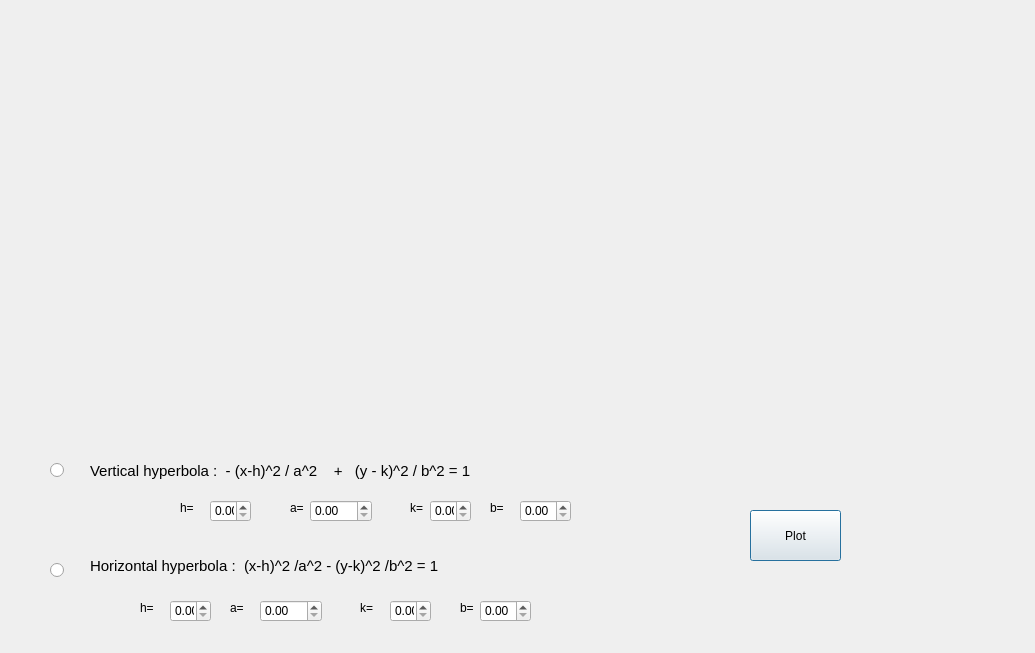
<?xml version="1.0" encoding="UTF-8"?>
<ui version="4.0">
 <class>hyperbola</class>
 <widget class="QDialog" name="hyperbola">
  <property name="geometry">
   <rect>
    <x>0</x>
    <y>0</y>
    <width>1035</width>
    <height>653</height>
   </rect>
  </property>
  <property name="windowTitle">
   <string>Dialog</string>
  </property>
  <widget class="QCustomPlot" name="plot" native="true">
   <property name="geometry">
    <rect>
     <x>100</x>
     <y>20</y>
     <width>781</width>
     <height>401</height>
    </rect>
   </property>
  </widget>
  <widget class="QPushButton" name="pushButton">
   <property name="geometry">
    <rect>
     <x>750</x>
     <y>510</y>
     <width>91</width>
     <height>51</height>
    </rect>
   </property>
   <property name="text">
    <string>Plot</string>
   </property>
  </widget>
  <widget class="QDoubleSpinBox" name="c_1">
   <property name="geometry">
    <rect>
     <x>210</x>
     <y>500</y>
     <width>41</width>
     <height>22</height>
    </rect>
   </property>
  </widget>
  <widget class="QDoubleSpinBox" name="a_1">
   <property name="geometry">
    <rect>
     <x>310</x>
     <y>500</y>
     <width>62</width>
     <height>22</height>
    </rect>
   </property>
  </widget>
  <widget class="QDoubleSpinBox" name="c_2">
   <property name="geometry">
    <rect>
     <x>430</x>
     <y>500</y>
     <width>41</width>
     <height>22</height>
    </rect>
   </property>
  </widget>
  <widget class="QDoubleSpinBox" name="b_1">
   <property name="geometry">
    <rect>
     <x>520</x>
     <y>500</y>
     <width>51</width>
     <height>22</height>
    </rect>
   </property>
  </widget>
  <widget class="QLabel" name="label_2">
   <property name="geometry">
    <rect>
     <x>90</x>
     <y>460</y>
     <width>561</width>
     <height>21</height>
    </rect>
   </property>
   <property name="font">
    <font>
     <pointsize>11</pointsize>
    </font>
   </property>
   <property name="text">
    <string>Vertical hyperbola :  - (x-h)^2 / a^2    +   (y - k)^2 / b^2 = 1</string>
   </property>
  </widget>
  <widget class="QLabel" name="label_3">
   <property name="geometry">
    <rect>
     <x>90</x>
     <y>550</y>
     <width>501</width>
     <height>31</height>
    </rect>
   </property>
   <property name="font">
    <font>
     <pointsize>11</pointsize>
    </font>
   </property>
   <property name="text">
    <string>Horizontal hyperbola :  (x-h)^2 /a^2 - (y-k)^2 /b^2 = 1</string>
   </property>
  </widget>
  <widget class="QDoubleSpinBox" name="a_2">
   <property name="geometry">
    <rect>
     <x>260</x>
     <y>600</y>
     <width>62</width>
     <height>22</height>
    </rect>
   </property>
  </widget>
  <widget class="QDoubleSpinBox" name="c_3">
   <property name="geometry">
    <rect>
     <x>170</x>
     <y>600</y>
     <width>41</width>
     <height>22</height>
    </rect>
   </property>
  </widget>
  <widget class="QDoubleSpinBox" name="c_4">
   <property name="geometry">
    <rect>
     <x>390</x>
     <y>600</y>
     <width>41</width>
     <height>22</height>
    </rect>
   </property>
  </widget>
  <widget class="QRadioButton" name="radioButton">
   <property name="geometry">
    <rect>
     <x>50</x>
     <y>460</y>
     <width>95</width>
     <height>20</height>
    </rect>
   </property>
   <property name="text">
    <string/>
   </property>
  </widget>
  <widget class="QRadioButton" name="radioButton_2">
   <property name="geometry">
    <rect>
     <x>50</x>
     <y>560</y>
     <width>95</width>
     <height>20</height>
    </rect>
   </property>
   <property name="text">
    <string/>
   </property>
  </widget>
  <widget class="QDoubleSpinBox" name="b_2">
   <property name="geometry">
    <rect>
     <x>480</x>
     <y>600</y>
     <width>51</width>
     <height>22</height>
    </rect>
   </property>
  </widget>
  <widget class="QLabel" name="label">
   <property name="geometry">
    <rect>
     <x>180</x>
     <y>500</y>
     <width>21</width>
     <height>16</height>
    </rect>
   </property>
   <property name="text">
    <string>h=</string>
   </property>
  </widget>
  <widget class="QLabel" name="label_5">
   <property name="geometry">
    <rect>
     <x>290</x>
     <y>500</y>
     <width>21</width>
     <height>16</height>
    </rect>
   </property>
   <property name="text">
    <string>a=</string>
   </property>
  </widget>
  <widget class="QLabel" name="label_6">
   <property name="geometry">
    <rect>
     <x>410</x>
     <y>500</y>
     <width>21</width>
     <height>16</height>
    </rect>
   </property>
   <property name="text">
    <string>k=</string>
   </property>
  </widget>
  <widget class="QLabel" name="label_7">
   <property name="geometry">
    <rect>
     <x>490</x>
     <y>500</y>
     <width>55</width>
     <height>16</height>
    </rect>
   </property>
   <property name="text">
    <string>b=</string>
   </property>
  </widget>
  <widget class="QLabel" name="label_4">
   <property name="geometry">
    <rect>
     <x>140</x>
     <y>600</y>
     <width>31</width>
     <height>16</height>
    </rect>
   </property>
   <property name="text">
    <string>h=</string>
   </property>
  </widget>
  <widget class="QLabel" name="label_8">
   <property name="geometry">
    <rect>
     <x>230</x>
     <y>600</y>
     <width>55</width>
     <height>16</height>
    </rect>
   </property>
   <property name="text">
    <string>a=</string>
   </property>
  </widget>
  <widget class="QLabel" name="label_9">
   <property name="geometry">
    <rect>
     <x>360</x>
     <y>600</y>
     <width>55</width>
     <height>16</height>
    </rect>
   </property>
   <property name="text">
    <string>k=</string>
   </property>
  </widget>
  <widget class="QLabel" name="label_10">
   <property name="geometry">
    <rect>
     <x>460</x>
     <y>600</y>
     <width>55</width>
     <height>16</height>
    </rect>
   </property>
   <property name="text">
    <string>b=</string>
   </property>
  </widget>
 </widget>
 <customwidgets>
  <customwidget>
   <class>QCustomPlot</class>
   <extends>QWidget</extends>
   <header>qcustomplot.h</header>
   <container>1</container>
  </customwidget>
 </customwidgets>
 <resources/>
 <connections/>
</ui>
